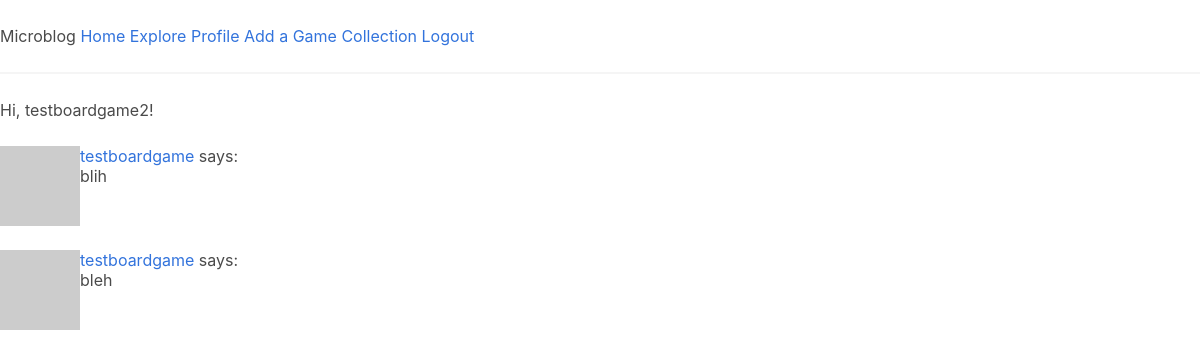
The page /explore (signed in) on the database its author committed.
### app/models.py (models this page shows, shortened)
class User(UserMixin, db.Model):
    id = db.Column(db.Integer, primary_key=True)
    username = db.Column(db.String(64), index=True, unique=True)
    email = db.Column(db.String(120), index=True, unique=True)
    password_hash = db.Column(db.String(128))
    posts = db.relationship("Post", backref="author", lazy="dynamic")
    about_me = db.Column(db.String(140))
    last_seen = db.Column(db.DateTime, default=datetime.utcnow)
    followed = db.relationship(
        "User",
        secondary=followers,
        primaryjoin=(followers.c.follower_id == id),
        secondaryjoin=(followers.c.followed_id == id),
        backref=db.backref("followers", lazy="dynamic"),
        lazy="dynamic",
    )
    collection = db.relationship("Boardgame", secondary=boardgames, lazy="dynamic")
    def avatar(self, size):
        digest = md5(self.email.lower().encode("utf-8")).hexdigest()
        return "https://www.gravatar.com/avatar/{}?d=identicon&s={}".format(
            digest, size
        )

class Post(db.Model):
    id = db.Column(db.Integer, primary_key=True)
    body = db.Column(db.String(140))
    timestamp = db.Column(db.DateTime, index=True, default=datetime.utcnow)
    user_id = db.Column(db.Integer, db.ForeignKey("user.id"))

### app/routes.py (the view)
@app.route("/explore")
@login_required
def explore():
    page = request.args.get("page", 1, type=int)
    posts = Post.query.order_by(Post.timestamp.desc()).paginate(
        page, app.config["POSTS_PER_PAGE"], False
    )
    next_url = url_for("explore", page=posts.next_num) if posts.has_next else None
    prev_url = url_for("explore", page=posts.prev_num) if posts.has_prev else None
    return render_template(
        "index.html",
        title="Explore",
        posts=posts.items,
        next_url=next_url,
        prev_url=prev_url,
    )

### app/models.py (called while the page is built)
@login.user_loader
def load_user(id):
    return User.query.get(int(id))

### app/routes.py (called while the page is built)
@app.before_request
def before_request():
    if current_user.is_authenticated:
        current_user.last_seen = datetime.utcnow()
        db.session.commit()

### app/templates/index.html (shortened to what this page needs)
﻿{% extends "base.html" %}
{% block content %}
<h1>Hi, {{ current_user.username }}!</h1>
    {% for post in posts %}
        {% include '_post.html' %}
    {% endfor %}
{% endblock %}

### app/templates/_post.html
﻿<table>
    <tr valign="top">
        <td><img src="{{ post.author.avatar(36) }}"></td>
        <td>
            <a href="{{ url_for('user', username=post.author.username) }}">
                {{ post.author.username }}
            </a>
            says:<br>{{ post.body }}
        </td>
    </tr>
</table>

### rows shown on the page
User: username "testboardgame2"
Post: author.username "testboardgame", body "blih"
Post: author.username "testboardgame", body "bleh"
